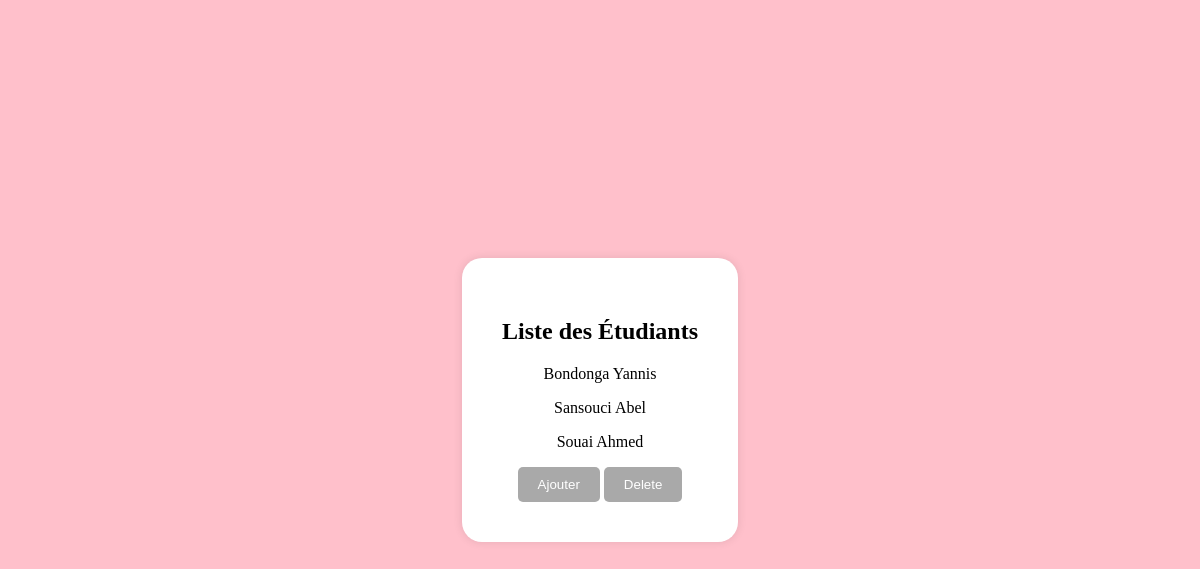
Before: / with the older database file.
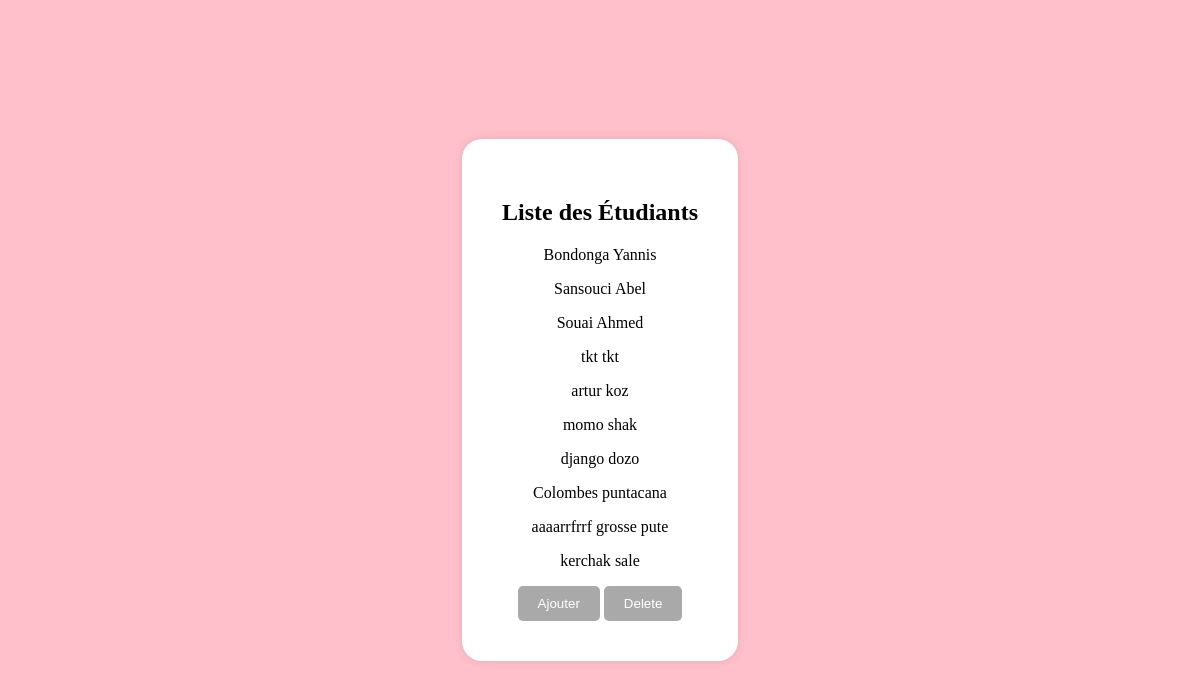
After: the same page with the newer database file.
### home/models.py (models this page shows, shortened)
class student(models.Model):
	name = models.CharField(max_length=150)
	first_name = models.CharField(max_length=150)
	student_code = models.CharField(max_length=150, unique=True)

### home/views.py (the view)
# urls.py: path('', test, name ='home'),
def test(request, *args, **kwargs):
    students = student.objects.all()
    context = {
    'students': students,
    }
    return render(request, 'home/detail.html', context)

### home/templates/home/detail.html
{% extends 'home/index.html' %}
{% block content %}
        {% for student_instance in students %}
           <p>{{ student_instance.name }} {{ student_instance.first_name }}</p>
        {% endfor %}
{% endblock %}

### home/templates/home/index.html (shortened to what this page needs)
<!DOCTYPE html>
<html lang="fr">
<head>
</head>
<body>
    <div id="rectangle">
        <h2>Liste des Étudiants</h2>
            {% block content %}
            {% endblock %}
        <button id="ajouterButton" onclick="ajouterEtudiant()">Ajouter</button>
        <button id="delButton" onclick="delEtudiant()">Delete</button>
    </div>
</body>
</html>

### home/templates/home/index.html (style rules this page uses)
body { margin: 0; display: flex; align-items: center; justify-content: center; height: 100vh; background-color: #ffc0cb; }
#rectangle { background-color: white; padding: 40px; border-radius: 20px; box-shadow: 0 0 10px rgba(0, 0, 0, 0.1); text-align: center; }
#ajouterButton { background-color: darkgray; color: white; padding: 10px 20px; border: none; border-radius: 5px; cursor: pointer; }
#delButton { background-color: darkgray; color: white; padding: 10px 20px; border: none; border-radius: 5px; cursor: pointer; }

Changed rows visible on the page:
added student: name "tkt", first_name "tkt"
added student: name "artur", first_name "koz"
added student: name "momo", first_name "shak"
added student: name "django", first_name "dozo"
added student: name "Colombes", first_name "puntacana"
added student: name "aaaarrfrrf", first_name "grosse pute"
added student: name "kerchak", first_name "sale"
